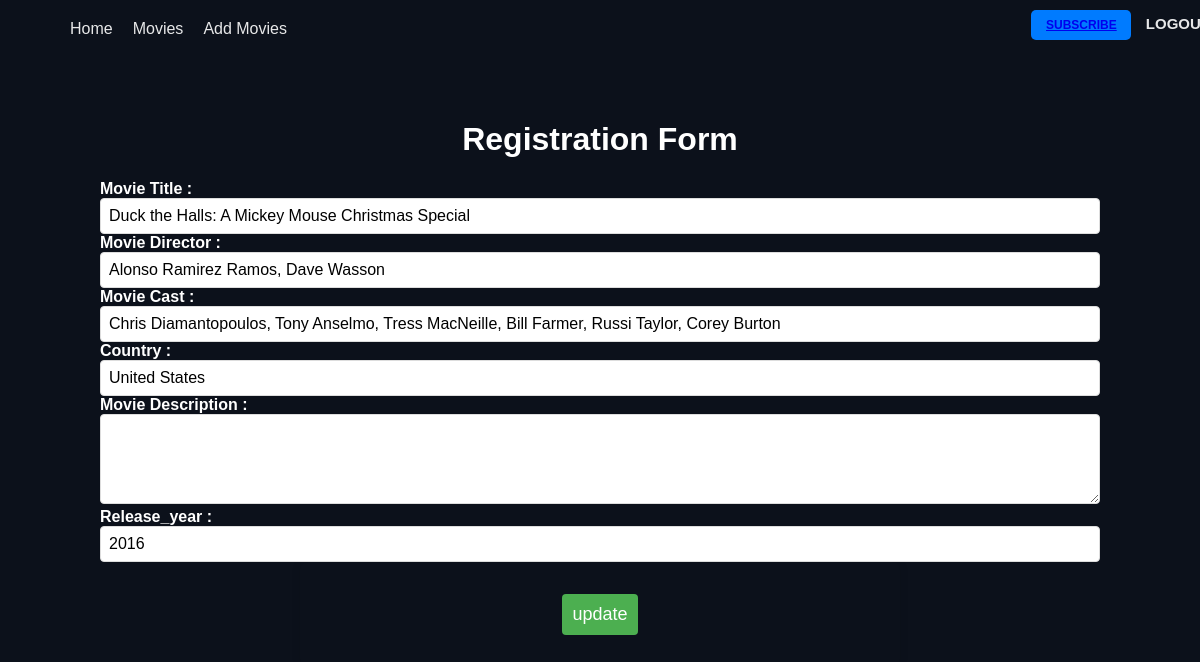
Screenshot of /update_movies/1 with the database file from the repository.
### models/movies.py (models this page shows)
class Movies(db.Model):
    id = db.Column(db.Integer, primary_key=True)
    title = db.Column(db.String(100), nullable=False)
    description = db.Column(db.String(1000), nullable=False)
    release_year = db.Column(db.String(100), nullable=False)
    director = db.Column(db.String(100), nullable=False)
    cast = db.Column(db.String(100), nullable=False)
    country = db.Column(db.String(100), nullable=False)

### app.py (the view, shortened to what this page needs)
@flask_app.route('/update_movies/<int:id>', methods=['GET', 'POST'])
def update_movies(id):
    movies = Movies.query.get_or_404(id)
    print(movies.id)
    if not movies:
        return jsonify({'message': 'movies not found'}), 404
    return render_template('edit.html', movies=movies)

### templates/edit.html (shortened to what this page needs)
<!DOCTYPE html>
<html lang="en" xmlns="http://www.w3.org/1999/html">
<head>
<body>
<nav class="navbar">
        <ul class="nav-links">
            <li class="nav-items"><a href="/index">Home</a></li>
            <li class="nav-items"><a href="/movies">Movies</a></li>
            <li class="nav-items"><a href="/add-movies">Add Movies</a></li>
        </ul>
        <div class="right-container">
            <button class="sub-btn" style="width: 100px; background-color: #007bff; color: #fff; border: none; border-radius: 5px; cursor: pointer;"><a href="/subscript">subscribe</a></button>
            <a href="/logout" class="login-link">Logout</a>
        </div>
    </nav>
<h1 style="color:#fff;">Registration Form</h1>
<form  action="{{ url_for('update_movies',id=movies.id) }}" method="post" enctype="application/x-www-form-urlencoded">
<table>
    <label for="movies_title">Movie Title : </label>
    <input type="text" id="movies_title" name="movies_title" value="{{ movies.title}}" required><br>
    <label for="movies_director" class="form-label">Movie Director : </label>
    <input type="text" id="movies_director" name="movies_director"  value="{{ movies.director}}" required><br>
    <label for="movies_cast">Movie Cast : </label>
    <input type="text" id="movies_cast" name="movies_cast"  value="{{ movies.cast}}" required><br>
    <label for="movies_country">Country : </label>
    <input type="text" id="movies_country" name="movies_country" value="{{ movies.country}}" required><br>
    <label for="movies_description">Movie Description : </label>
    <textarea id="movies_description" name="movies_description" rows="4" value="{{ movies.description}}" required></textarea><br>
    <label for="movies_release_year">Release_year : </label>
    <input type="text" id="movies_release_year" name="movies_release_year" value="{{ movies.release_year}}" required><br>
    <td colspan="2" style="text-align:center; padding: 10px">
        <input type="submit" value="update">
    </td>
</table>
</form>
</body>
</html>

### templates/edit.html (style rules this page uses)
body { font-family: Arial, sans-serif; background-color: #0c111b; margin: 0; padding: 100px; }
.navbar { width: 100%; height: 80px; position: fixed; top: 0; left: 0; padding: 10px; background: #0c111b; z-index: 9; display: flex; justify-content: space-between; }
.nav-links { margin-top: 10px; display: flex; list-style: none; }
.nav-items a { text-decoration: none; margin-left: 20px; text-transform: capitalize; color: #fff; opacity: 0.9; }
.right-container { display: block; margin-left: auto; }
.sub-btn { background-color: #1f80e0; height: 30px; color: #fff; border-radius: 5px; border: none; outline: none; text-transform: uppercase; font-weight: 700; font-size: 12px; margin: 0 10px; }
.login-link { color: #fff; opacity: 0.9; text-transform: uppercase; font-size: 15px; font-weight: 700; text-decoration: none; }
h1 { color: #333; text-align: center; }
table { width: 100%; max-width: 600px; margin: 0 auto; padding: 20px; border-radius: 8px; box-shadow: 0 0 10px rgba(0,0,0,0.1); }
td { padding: 10px; }
label { color: #fff; font-weight: bold; }
input[type="text"], input[type="email"], input[type="password"], select, textarea { width: 100%; padding: 8px; border: 1px solid #ddd; border-radius: 4px; box-sizing: border-box; font-size: 16px; }
input[type="submit"] { background-color: #4CAF50; color: white; padding: 10px ; border: none; border-radius: 4px; cursor: pointer; font-size: 18px; }

### rows the page displays
Movies: movies_title "Duck the Halls: A Mickey Mouse Christmas Special", movies_director "Alonso Ramirez Ramos, Dave Wasson", movies_cast "Chris Diamantopoulos, Tony Anselmo, Tress MacNeille, Bill Farmer, Russi Taylor, Corey Burton", movies_country "United States", movies_release_year "2016"
